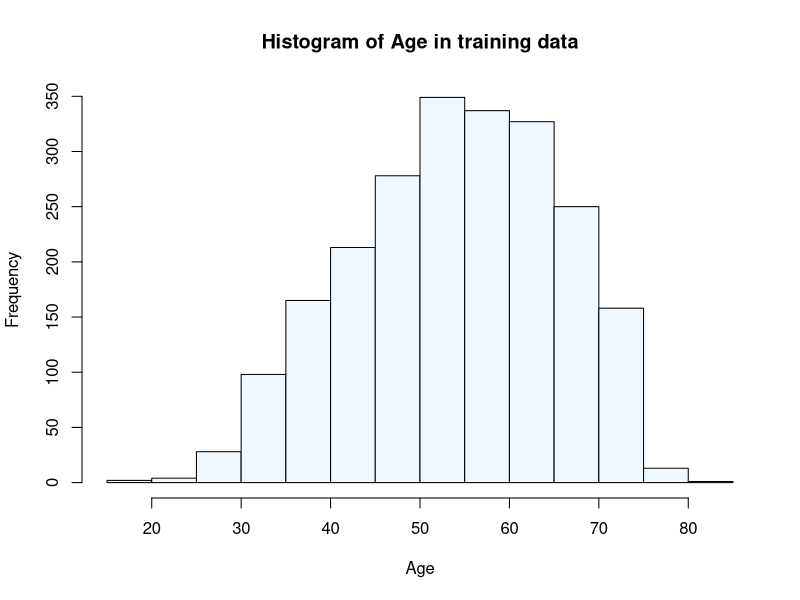
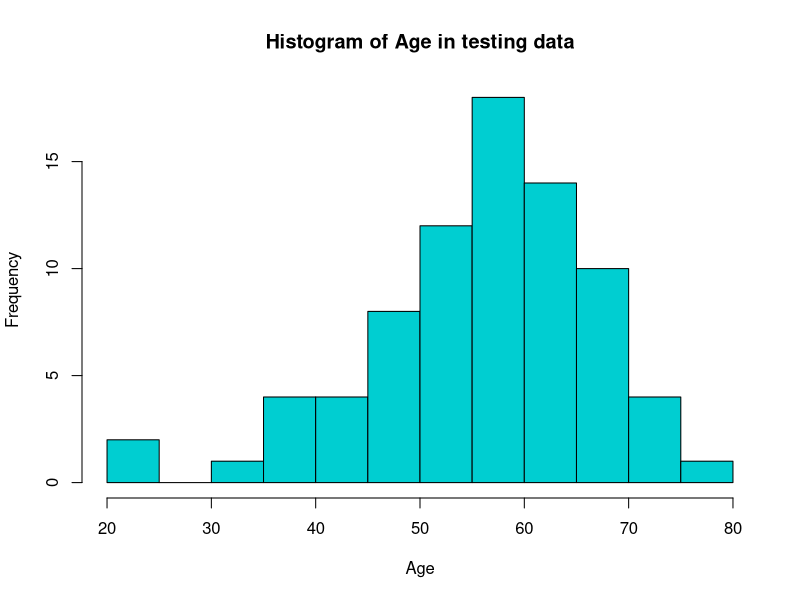
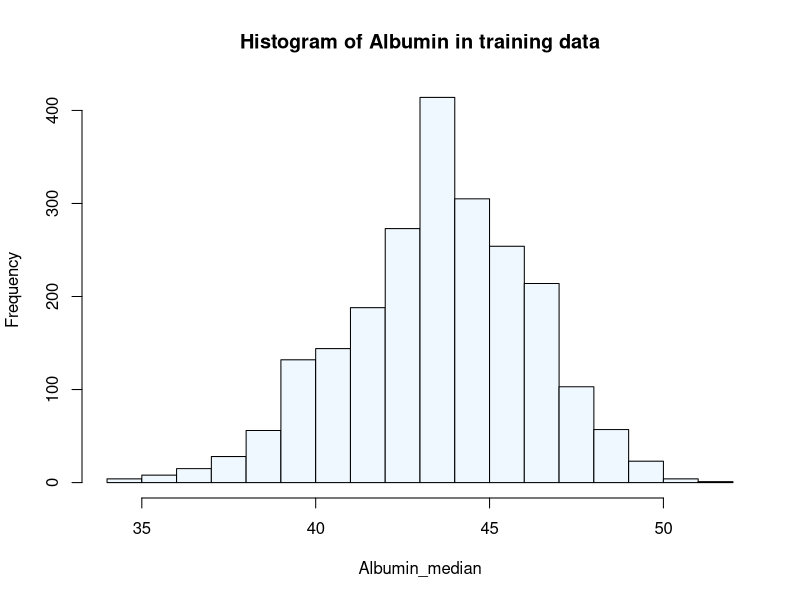
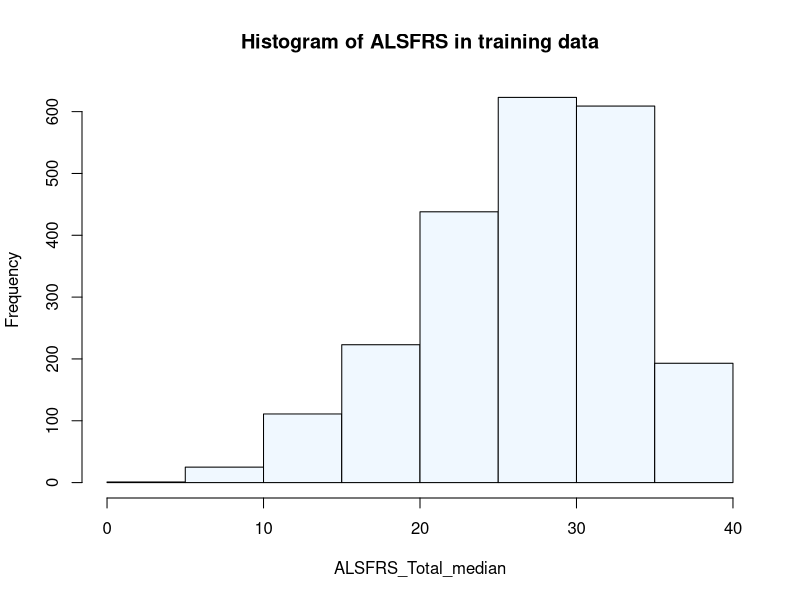
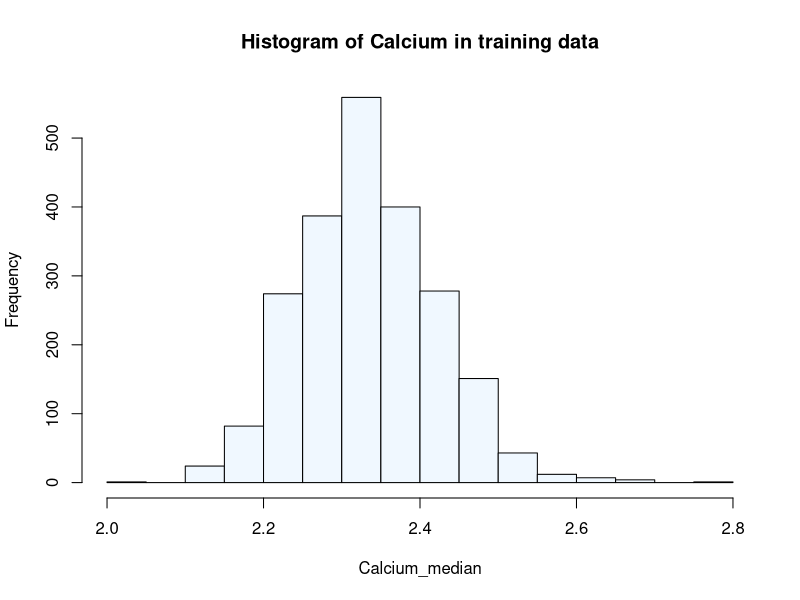
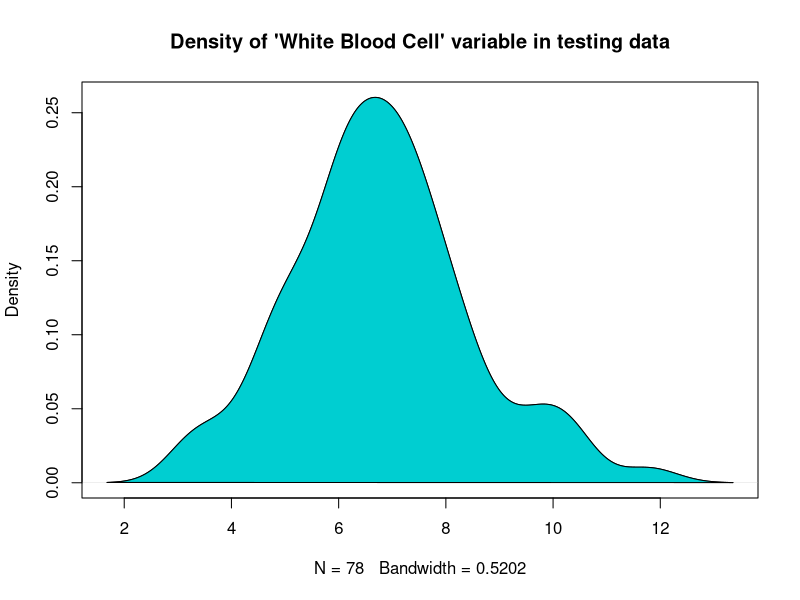
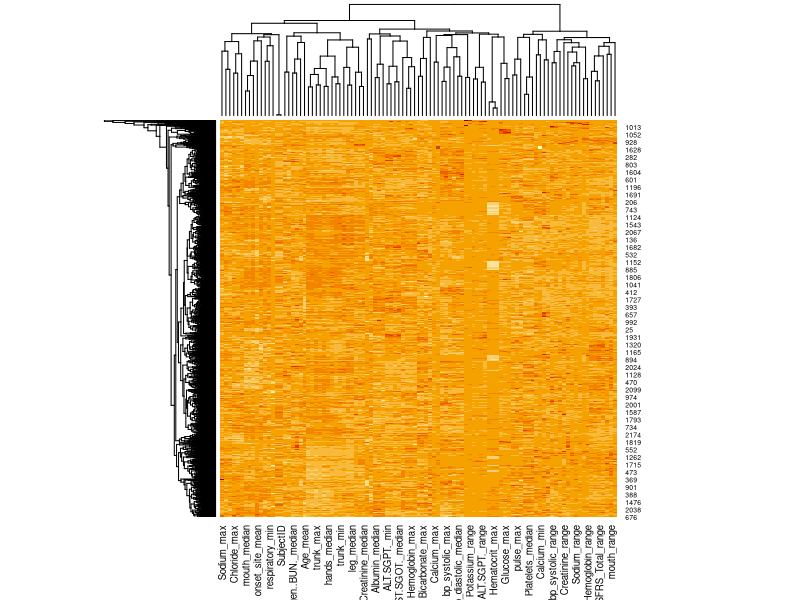
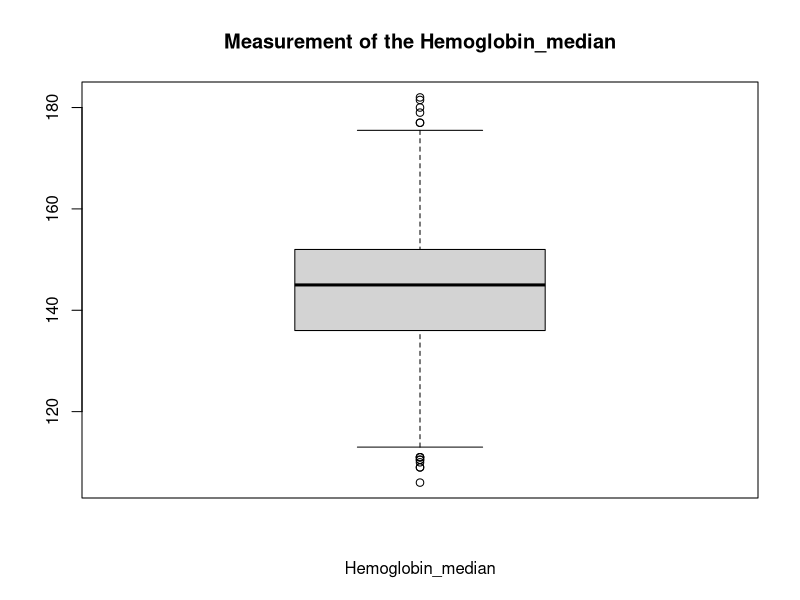

Write R code to recreate these figures, in order.
## ---- chunk 1
training_data = read.csv(file = 'ALS_TrainingData_2223.csv')
testing_data = read.csv(file = 'ALS_TestingData_78.csv')
## ---- chunk 2
head(training_data)
## ---- chunk 3
print(paste("No of columns in training data: ", ncol(training_data)))
print(paste("No of rows in training data: ", nrow(training_data)))
## ---- chunk 4
summary(training_data)
## ---- chunk 5
head(testing_data)
## ---- chunk 6
print(paste("No of columns in testing data: ", ncol(testing_data)))
print(paste("No of rows in testing data: ", nrow(testing_data)))
## ---- chunk 7
summary(testing_data)
## ---- chunk 8
hist(training_data$Age_mean, col = 'aliceblue', main = 'Histogram of Age in training data', xlab = 'Age')
## ---- chunk 9
hist(testing_data$Age_mean, col = 'darkturquoise', main = 'Histogram of Age in testing data', xlab = 'Age')
## ---- chunk 10
hist(training_data$Albumin_median, col = 'aliceblue', main = 'Histogram of Albumin in training data', xlab = 'Albumin_median')
## ---- chunk 11
hist(training_data$ALSFRS_Total_median, col = 'aliceblue', main = 'Histogram of ALSFRS in training data', xlab = 'ALSFRS_Total_median')
## ---- chunk 12
hist(training_data$Calcium_median, col = 'aliceblue', main = 'Histogram of Calcium in training data', xlab = 'Calcium_median')
## ---- chunk 13
d <- density(testing_data$White.Blood.Cell..WBC._median)
plot(d, main = "Density of 'White Blood Cell' variable in testing data")
polygon(d, col="darkturquoise")
## ---- chunk 14
df <- scale(training_data)
heatmap(df, scale = "row")
## ---- chunk 15
boxplot(training_data$Hemoglobin_median, xlab = "Hemoglobin_median", main = "Measurement of the Hemoglobin_median")
## ---- chunk 16
boxplot(pulse_median ~ bp_diastolic_median, data = training_data, xlab = "bp_diastolic_median", ylab = "pulse_median", main = "Relationship between bp_diastolic and pulse")
